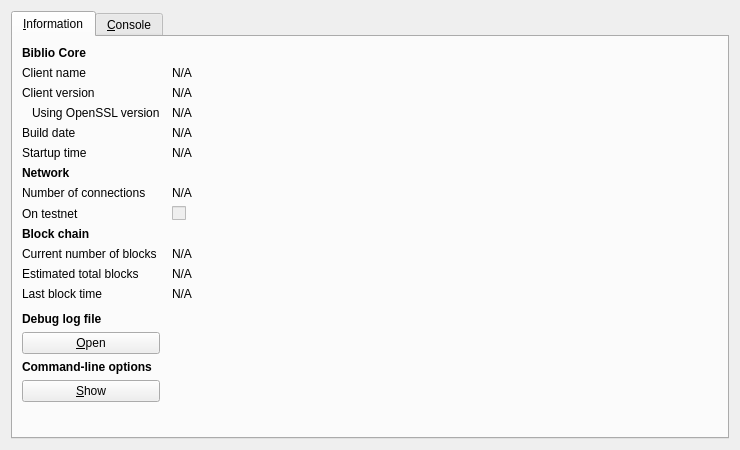
<?xml version="1.0" encoding="UTF-8"?>
<ui version="4.0">
 <class>RPCConsole</class>
 <widget class="QDialog" name="RPCConsole">
  <property name="geometry">
   <rect>
    <x>0</x>
    <y>0</y>
    <width>740</width>
    <height>450</height>
   </rect>
  </property>
  <property name="windowTitle">
   <string>Biblio - Debug window</string>
  </property>
  <layout class="QVBoxLayout" name="verticalLayout_2">
   <item>
    <widget class="QTabWidget" name="tabWidget">
     <property name="currentIndex">
      <number>0</number>
     </property>
     <widget class="QWidget" name="tab_info">
      <attribute name="title">
       <string>&amp;Information</string>
      </attribute>
      <layout class="QGridLayout" name="gridLayout" columnstretch="0,1">
       <property name="horizontalSpacing">
        <number>12</number>
       </property>
       <item row="0" column="0">
        <widget class="QLabel" name="label_9">
         <property name="font">
          <font>
           <weight>75</weight>
           <bold>true</bold>
          </font>
         </property>
         <property name="text">
          <string>Biblio Core</string>
         </property>
        </widget>
       </item>
       <item row="1" column="0">
        <widget class="QLabel" name="label_5">
         <property name="text">
          <string>Client name</string>
         </property>
        </widget>
       </item>
       <item row="1" column="1">
        <widget class="QLabel" name="clientName">
         <property name="cursor">
          <cursorShape>IBeamCursor</cursorShape>
         </property>
         <property name="text">
          <string>N/A</string>
         </property>
         <property name="textFormat">
          <enum>Qt::PlainText</enum>
         </property>
         <property name="textInteractionFlags">
          <set>Qt::LinksAccessibleByMouse|Qt::TextSelectableByKeyboard|Qt::TextSelectableByMouse</set>
         </property>
        </widget>
       </item>
       <item row="2" column="0">
        <widget class="QLabel" name="label_6">
         <property name="text">
          <string>Client version</string>
         </property>
        </widget>
       </item>
       <item row="2" column="1">
        <widget class="QLabel" name="clientVersion">
         <property name="cursor">
          <cursorShape>IBeamCursor</cursorShape>
         </property>
         <property name="text">
          <string>N/A</string>
         </property>
         <property name="textFormat">
          <enum>Qt::PlainText</enum>
         </property>
         <property name="textInteractionFlags">
          <set>Qt::LinksAccessibleByMouse|Qt::TextSelectableByKeyboard|Qt::TextSelectableByMouse</set>
         </property>
        </widget>
       </item>
       <item row="3" column="0">
        <widget class="QLabel" name="label_14">
         <property name="text">
          <string>Using OpenSSL version</string>
         </property>
         <property name="indent">
          <number>10</number>
         </property>
        </widget>
       </item>
       <item row="3" column="1">
        <widget class="QLabel" name="openSSLVersion">
         <property name="cursor">
          <cursorShape>IBeamCursor</cursorShape>
         </property>
         <property name="text">
          <string>N/A</string>
         </property>
         <property name="textFormat">
          <enum>Qt::PlainText</enum>
         </property>
         <property name="textInteractionFlags">
          <set>Qt::LinksAccessibleByMouse|Qt::TextSelectableByKeyboard|Qt::TextSelectableByMouse</set>
         </property>
        </widget>
       </item>
       <item row="4" column="0">
        <widget class="QLabel" name="label_12">
         <property name="text">
          <string>Build date</string>
         </property>
        </widget>
       </item>
       <item row="4" column="1">
        <widget class="QLabel" name="buildDate">
         <property name="cursor">
          <cursorShape>IBeamCursor</cursorShape>
         </property>
         <property name="text">
          <string>N/A</string>
         </property>
         <property name="textFormat">
          <enum>Qt::PlainText</enum>
         </property>
         <property name="textInteractionFlags">
          <set>Qt::LinksAccessibleByMouse|Qt::TextSelectableByKeyboard|Qt::TextSelectableByMouse</set>
         </property>
        </widget>
       </item>
       <item row="5" column="0">
        <widget class="QLabel" name="label_13">
         <property name="text">
          <string>Startup time</string>
         </property>
        </widget>
       </item>
       <item row="5" column="1">
        <widget class="QLabel" name="startupTime">
         <property name="cursor">
          <cursorShape>IBeamCursor</cursorShape>
         </property>
         <property name="text">
          <string>N/A</string>
         </property>
         <property name="textFormat">
          <enum>Qt::PlainText</enum>
         </property>
         <property name="textInteractionFlags">
          <set>Qt::LinksAccessibleByMouse|Qt::TextSelectableByKeyboard|Qt::TextSelectableByMouse</set>
         </property>
        </widget>
       </item>
       <item row="6" column="0">
        <widget class="QLabel" name="label_11">
         <property name="font">
          <font>
           <weight>75</weight>
           <bold>true</bold>
          </font>
         </property>
         <property name="text">
          <string>Network</string>
         </property>
        </widget>
       </item>
       <item row="7" column="0">
        <widget class="QLabel" name="label_7">
         <property name="text">
          <string>Number of connections</string>
         </property>
        </widget>
       </item>
       <item row="7" column="1">
        <widget class="QLabel" name="numberOfConnections">
         <property name="cursor">
          <cursorShape>IBeamCursor</cursorShape>
         </property>
         <property name="text">
          <string>N/A</string>
         </property>
         <property name="textFormat">
          <enum>Qt::PlainText</enum>
         </property>
         <property name="textInteractionFlags">
          <set>Qt::LinksAccessibleByMouse|Qt::TextSelectableByKeyboard|Qt::TextSelectableByMouse</set>
         </property>
        </widget>
       </item>
       <item row="8" column="0">
        <widget class="QLabel" name="label_8">
         <property name="text">
          <string>On testnet</string>
         </property>
        </widget>
       </item>
       <item row="8" column="1">
        <widget class="QCheckBox" name="isTestNet">
         <property name="enabled">
          <bool>false</bool>
         </property>
         <property name="text">
          <string/>
         </property>
        </widget>
       </item>
       <item row="9" column="0">
        <widget class="QLabel" name="label_10">
         <property name="font">
          <font>
           <weight>75</weight>
           <bold>true</bold>
          </font>
         </property>
         <property name="text">
          <string>Block chain</string>
         </property>
        </widget>
       </item>
       <item row="10" column="0">
        <widget class="QLabel" name="label_3">
         <property name="text">
          <string>Current number of blocks</string>
         </property>
        </widget>
       </item>
       <item row="10" column="1">
        <widget class="QLabel" name="numberOfBlocks">
         <property name="cursor">
          <cursorShape>IBeamCursor</cursorShape>
         </property>
         <property name="text">
          <string>N/A</string>
         </property>
         <property name="textFormat">
          <enum>Qt::PlainText</enum>
         </property>
         <property name="textInteractionFlags">
          <set>Qt::LinksAccessibleByMouse|Qt::TextSelectableByKeyboard|Qt::TextSelectableByMouse</set>
         </property>
        </widget>
       </item>
       <item row="11" column="0">
        <widget class="QLabel" name="label_4">
         <property name="text">
          <string>Estimated total blocks</string>
         </property>
        </widget>
       </item>
       <item row="11" column="1">
        <widget class="QLabel" name="totalBlocks">
         <property name="cursor">
          <cursorShape>IBeamCursor</cursorShape>
         </property>
         <property name="text">
          <string>N/A</string>
         </property>
         <property name="textFormat">
          <enum>Qt::PlainText</enum>
         </property>
         <property name="textInteractionFlags">
          <set>Qt::LinksAccessibleByMouse|Qt::TextSelectableByKeyboard|Qt::TextSelectableByMouse</set>
         </property>
        </widget>
       </item>
       <item row="12" column="0">
        <widget class="QLabel" name="label_2">
         <property name="text">
          <string>Last block time</string>
         </property>
        </widget>
       </item>
       <item row="12" column="1">
        <widget class="QLabel" name="lastBlockTime">
         <property name="cursor">
          <cursorShape>IBeamCursor</cursorShape>
         </property>
         <property name="text">
          <string>N/A</string>
         </property>
         <property name="textFormat">
          <enum>Qt::PlainText</enum>
         </property>
         <property name="textInteractionFlags">
          <set>Qt::LinksAccessibleByMouse|Qt::TextSelectableByKeyboard|Qt::TextSelectableByMouse</set>
         </property>
        </widget>
       </item>
       <item row="13" column="0">
        <spacer name="verticalSpacer_2">
         <property name="orientation">
          <enum>Qt::Vertical</enum>
         </property>
         <property name="sizeHint" stdset="0">
          <size>
           <width>20</width>
           <height>20</height>
          </size>
         </property>
        </spacer>
       </item>
       <item row="14" column="0">
        <widget class="QLabel" name="labelDebugLogfile">
         <property name="font">
          <font>
           <weight>75</weight>
           <bold>true</bold>
          </font>
         </property>
         <property name="text">
          <string>Debug log file</string>
         </property>
        </widget>
       </item>
       <item row="15" column="0">
        <widget class="QPushButton" name="openDebugLogfileButton">
         <property name="toolTip">
          <string>Open the Biblio debug log file from the current data directory. This can take a few seconds for large log files.</string>
         </property>
         <property name="text">
          <string>&amp;Open</string>
         </property>
         <property name="autoDefault">
          <bool>false</bool>
         </property>
        </widget>
       </item>
       <item row="16" column="0">
        <widget class="QLabel" name="labelCLOptions">
         <property name="font">
          <font>
           <weight>75</weight>
           <bold>true</bold>
          </font>
         </property>
         <property name="text">
          <string>Command-line options</string>
         </property>
        </widget>
       </item>
       <item row="17" column="0">
        <widget class="QPushButton" name="showCLOptionsButton">
         <property name="toolTip">
          <string>Show the Biblio-Qt help message to get a list with possible Biblio command-line options.</string>
         </property>
         <property name="text">
          <string>&amp;Show</string>
         </property>
         <property name="autoDefault">
          <bool>false</bool>
         </property>
        </widget>
       </item>
       <item row="18" column="0">
        <spacer name="verticalSpacer">
         <property name="orientation">
          <enum>Qt::Vertical</enum>
         </property>
         <property name="sizeHint" stdset="0">
          <size>
           <width>20</width>
           <height>40</height>
          </size>
         </property>
        </spacer>
       </item>
      </layout>
     </widget>
     <widget class="QWidget" name="tab_console">
      <attribute name="title">
       <string>&amp;Console</string>
      </attribute>
      <layout class="QVBoxLayout" name="verticalLayout_3">
       <property name="spacing">
        <number>3</number>
       </property>
       <item>
        <widget class="QTextEdit" name="messagesWidget">
         <property name="minimumSize">
          <size>
           <width>0</width>
           <height>100</height>
          </size>
         </property>
         <property name="readOnly">
          <bool>true</bool>
         </property>
         <property name="tabKeyNavigation" stdset="0">
          <bool>false</bool>
         </property>
         <property name="columnCount" stdset="0">
          <number>2</number>
         </property>
        </widget>
       </item>
       <item>
        <layout class="QHBoxLayout" name="horizontalLayout">
         <property name="spacing">
          <number>3</number>
         </property>
         <item>
          <widget class="QLabel" name="label">
           <property name="text">
            <string notr="true">&gt;</string>
           </property>
          </widget>
         </item>
         <item>
          <widget class="QLineEdit" name="lineEdit"/>
         </item>
         <item>
          <widget class="QPushButton" name="clearButton">
           <property name="maximumSize">
            <size>
             <width>24</width>
             <height>24</height>
            </size>
           </property>
           <property name="toolTip">
            <string>Clear console</string>
           </property>
           <property name="text">
            <string/>
           </property>
           <property name="icon">
            <iconset resource="../bitcoin.qrc">
             <normaloff>:/icons/remove</normaloff>:/icons/remove</iconset>
           </property>
           <property name="shortcut">
            <string notr="true">Ctrl+L</string>
           </property>
           <property name="autoDefault">
            <bool>false</bool>
           </property>
          </widget>
         </item>
        </layout>
       </item>
      </layout>
     </widget>
    </widget>
   </item>
  </layout>
 </widget>
 <resources>
  <include location="../bitcoin.qrc"/>
 </resources>
 <connections/>
</ui>
